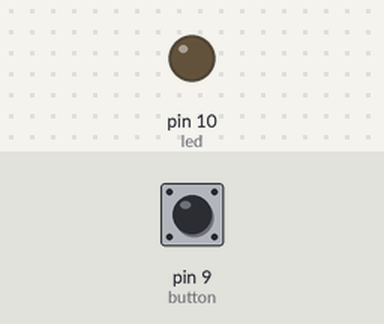
Recording of a sketch running on a simulated Arduino Uno, built with avr-gcc and run on an emulated ATmega328P. On the bench: output pins drawn as LEDs (lit = HIGH). Dashed ring = blinking. Inputs (shaded band) come from the test bench; at power-on: pin 9 (button) LOW.

Above: at 1.2 s.
1.3 s: pin 9 (button) pulled HIGH for 1 s
At 3.3 s:
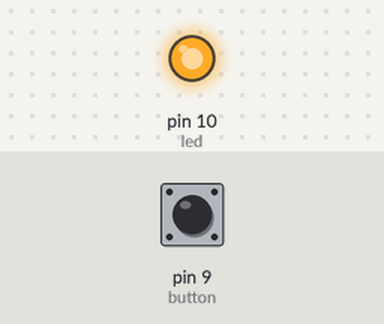
3.8 s: pin 9 (button) pulled HIGH for 0.15 s
At 4.5 s:
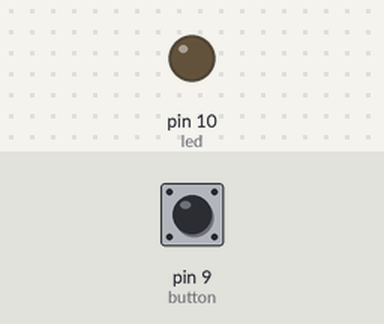
5.4 s: pin 9 (button) pulled HIGH for 3.2 s
At 5.5 s:
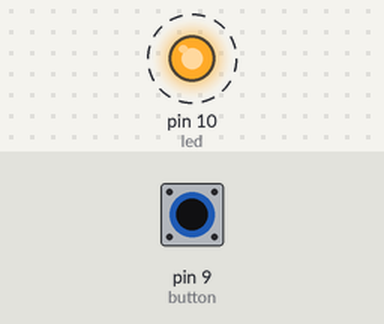
Timing chart, 0 to 9.9 s (numbered marks = the images above; inputs shaded):
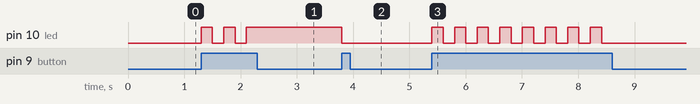

Measured:
- after the input at 1.3 s, pin 10 (led): alternates HIGH for 0.20 s and LOW for 0.20 s, 5 changes in all, then stays HIGH, starting at once
- after the input at 3.8 s, pin 10 (led): HIGH → LOW at once
- after the input at 5.4 s, pin 10 (led): alternates HIGH for 0.20 s and LOW for 0.20 s, 16 changes in all, then stays LOW, starting at once

The sketch:

sc3.ino
```cpp
// Wiring code generated from an ArduinoML model
// Application name: sc3

long debounce = 200;

enum STATE {on, off};
STATE currentState = off;

boolean buttonBounceGuard = false;
long buttonLastDebounceTime = 0;

void setup(){
  pinMode(9, INPUT);  // button [Sensor]
  pinMode(10, OUTPUT); // led [Actuator]
}

void loop() {
	switch(currentState){
		case on:
			digitalWrite(10,HIGH);
			buttonBounceGuard = millis() - buttonLastDebounceTime > debounce;
			if((digitalRead(9) == HIGH && buttonBounceGuard)) {
				buttonLastDebounceTime = millis();
				currentState = off;
			}
		break;
		case off:
			digitalWrite(10,LOW);
			buttonBounceGuard = millis() - buttonLastDebounceTime > debounce;
			if((digitalRead(9) == HIGH && buttonBounceGuard)) {
				buttonLastDebounceTime = millis();
				currentState = on;
			}
		break;
	}
}
```
